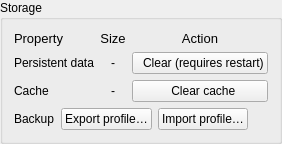
        <widget class="QGroupBox" name="groupBox_7">
         <property name="title">
          <string>Storage </string>
         </property>
         <layout class="QVBoxLayout" name="verticalLayout_3">
          <item>
           <layout class="QGridLayout" name="gridLayout_2">
            <item row="0" column="0">
             <widget class="QLabel" name="label_11">
              <property name="sizePolicy">
               <sizepolicy hsizetype="Preferred" vsizetype="Maximum">
                <horstretch>0</horstretch>
                <verstretch>0</verstretch>
               </sizepolicy>
              </property>
              <property name="font">
               <font>
                <pointsize>10</pointsize>
                <italic>false</italic>
               </font>
              </property>
              <property name="text">
               <string>Property</string>
              </property>
             </widget>
            </item>
            <item row="1" column="2">
             <widget class="QPushButton" name="deletePersistentData">
              <property name="text">
               <string>  Clear (requires restart)</string>
              </property>
              <property name="icon">
               <iconset resource="icons.qrc">
                <normaloff>:/icons/delete-bin-3-line.png</normaloff>:/icons/delete-bin-3-line.png</iconset>
              </property>
             </widget>
            </item>
            <item row="1" column="0">
             <widget class="QLabel" name="label_5">
              <property name="toolTip">
               <string>&lt;html&gt;&lt;head/&gt;&lt;body&gt;&lt;p&gt;Persistent data includes persistent cookies, HTML5 local storage, and visited links.&lt;/p&gt;&lt;/body&gt;&lt;/html&gt;</string>
              </property>
              <property name="text">
               <string>Persistent data</string>
              </property>
             </widget>
            </item>
            <item row="1" column="1">
             <widget class="QLabel" name="cookieSize">
              <property name="text">
               <string>-</string>
              </property>
              <property name="alignment">
               <set>Qt::AlignCenter</set>
              </property>
             </widget>
            </item>
            <item row="2" column="0">
             <widget class="QLabel" name="cacheStorageLabel">
              <property name="toolTip">
               <string>The HTTP/media cache. Clearing it is safe — it is re-downloaded as needed.</string>
              </property>
              <property name="text">
               <string>Cache</string>
              </property>
             </widget>
            </item>
            <item row="2" column="1">
             <widget class="QLabel" name="cacheSize">
              <property name="text">
               <string>-</string>
              </property>
              <property name="alignment">
               <set>Qt::AlignCenter</set>
              </property>
             </widget>
            </item>
            <item row="2" column="2">
             <widget class="QPushButton" name="clearCacheButton">
              <property name="text">
               <string>  Clear cache</string>
              </property>
              <property name="icon">
               <iconset resource="icons.qrc">
                <normaloff>:/icons/delete-bin-3-line.png</normaloff>:/icons/delete-bin-3-line.png</iconset>
              </property>
             </widget>
            </item>
            <item row="0" column="1">
             <widget class="QLabel" name="label_12">
              <property name="sizePolicy">
               <sizepolicy hsizetype="Preferred" vsizetype="Maximum">
                <horstretch>0</horstretch>
                <verstretch>0</verstretch>
               </sizepolicy>
              </property>
              <property name="font">
               <font>
                <pointsize>10</pointsize>
                <italic>false</italic>
               </font>
              </property>
              <property name="text">
               <string>Size</string>
              </property>
              <property name="alignment">
               <set>Qt::AlignCenter</set>
              </property>
             </widget>
            </item>
            <item row="0" column="2">
             <widget class="QLabel" name="label_13">
              <property name="sizePolicy">
               <sizepolicy hsizetype="Preferred" vsizetype="Maximum">
                <horstretch>0</horstretch>
                <verstretch>0</verstretch>
               </sizepolicy>
              </property>
              <property name="font">
               <font>
                <pointsize>10</pointsize>
                <italic>false</italic>
               </font>
              </property>
              <property name="text">
               <string>Action</string>
              </property>
              <property name="alignment">
               <set>Qt::AlignCenter</set>
              </property>
             </widget>
            </item>
           </layout>
          </item>
          <item>
           <layout class="QHBoxLayout" name="backupButtonsLayout">
            <item>
             <widget class="QLabel" name="backupLabel">
              <property name="text">
               <string>Backup</string>
              </property>
             </widget>
            </item>
            <item>
             <widget class="QPushButton" name="exportProfileButton">
              <property name="toolTip">
               <string>Save this account (settings, session and addons) to a .tar.gz archive. The archive contains your logged-in session — keep it private.</string>
              </property>
              <property name="text">
               <string>Export profile…</string>
              </property>
             </widget>
            </item>
            <item>
             <widget class="QPushButton" name="importProfileButton">
              <property name="toolTip">
               <string>Restore an account from a .tar.gz archive. This overwrites the current data and needs a restart.</string>
              </property>
              <property name="text">
               <string>Import profile…</string>
              </property>
             </widget>
            </item>
            <item>
             <spacer name="backupSpacer">
              <property name="orientation">
               <enum>Qt::Horizontal</enum>
              </property>
              <property name="sizeHint" stdset="0">
               <size>
                <width>20</width>
                <height>20</height>
               </size>
              </property>
             </spacer>
            </item>
           </layout>
          </item>
         </layout>
        </widget>
